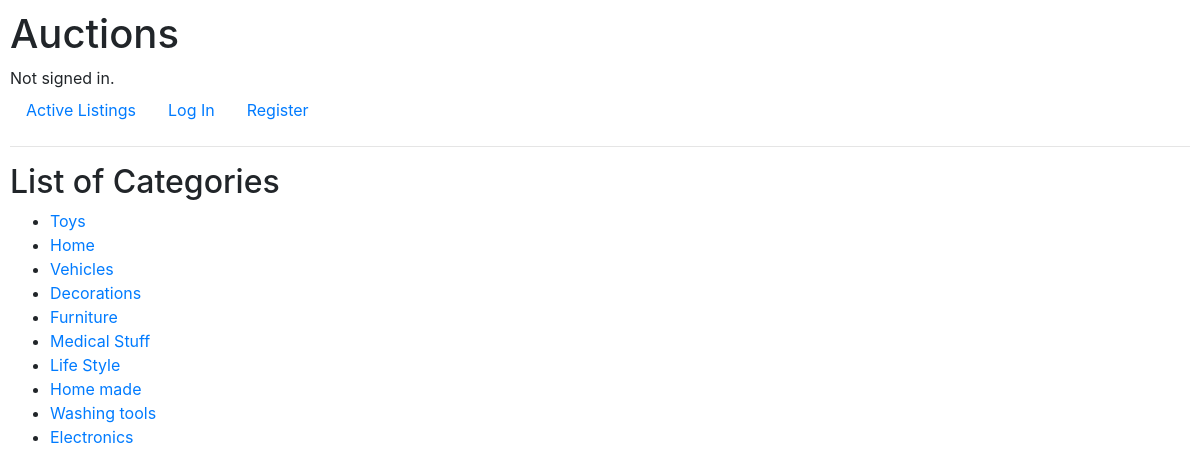
The page /category on the database its author committed.
### auctions/models.py (models this page shows, shortened)
class Category(models.Model):
    category_name = models.CharField(max_length=64)

### auctions/views.py (the view)
# urls.py: path("category", views.category, name="category"),
def category(request):
    list_of_categories = Category.objects.all()
    return render(request, "auctions/categories.html",{
        "category" : list_of_categories
    })

### auctions/templates/auctions/categories.html (shortened to what this page needs)
{% extends 'auctions/layout.html' %}
{% block body %}
<h2>List of Categories</h2>
<ul>
    {% for item in category %}
        <li><a href="{% url 'list_category' item.id %}"> {{item.category_name}}</a></li>
    {% endfor %}
</ul>
{% endblock %}

### auctions/static/auctions/styles.css (style rules this page uses)
body { padding: 10px; }

### rows shown on the page
Category: category_name "Toys"
Category: category_name "Home"
Category: category_name "Vehicles"
Category: category_name "Decorations"
Category: category_name "Furniture"
Category: category_name "Medical Stuff"
Category: category_name "Life Style"
Category: category_name "Home made"
Category: category_name "Washing tools"
Category: category_name "Electronics"
